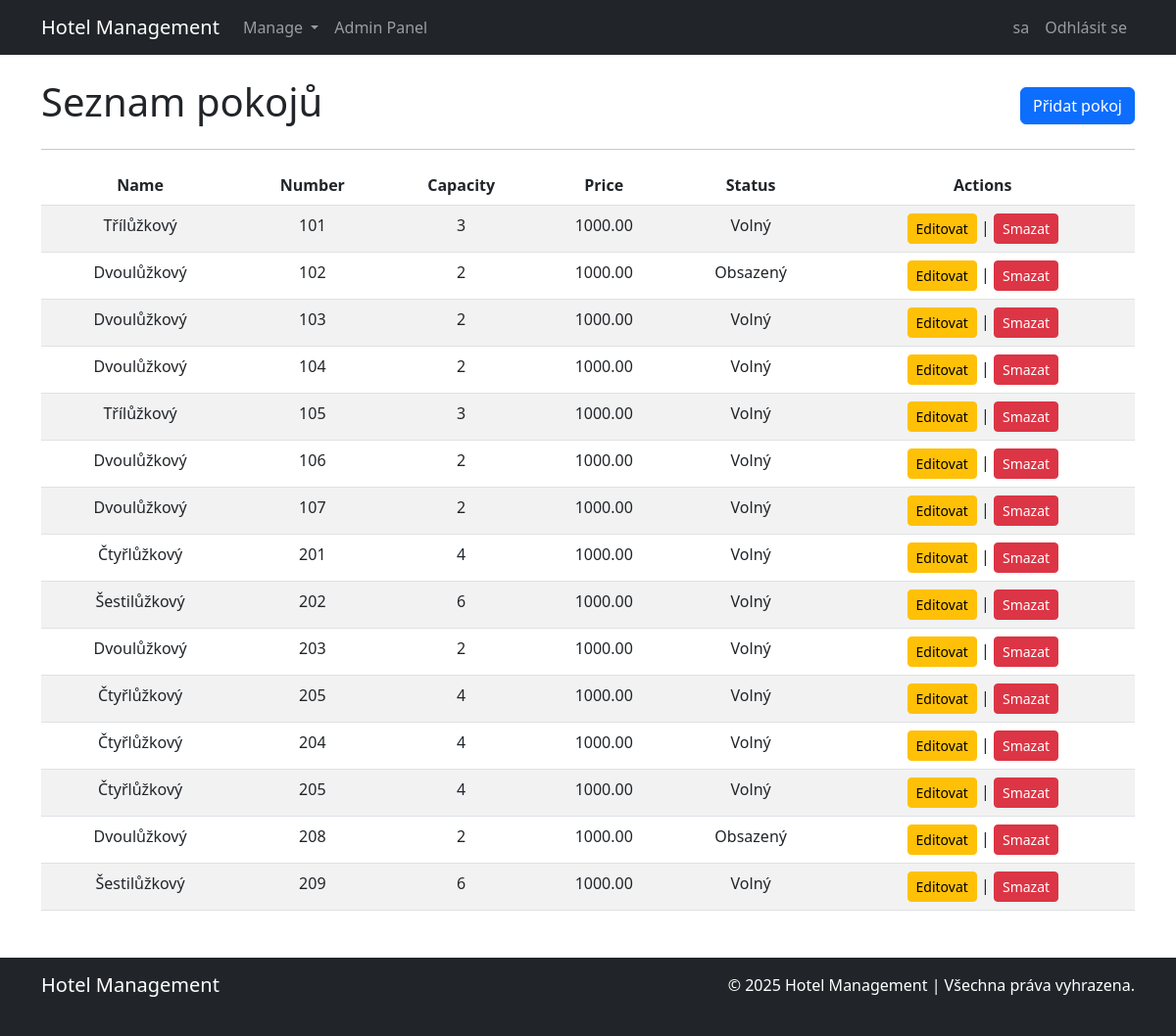
/room/management/ (signed in), run on an earlier commit of the app's database.
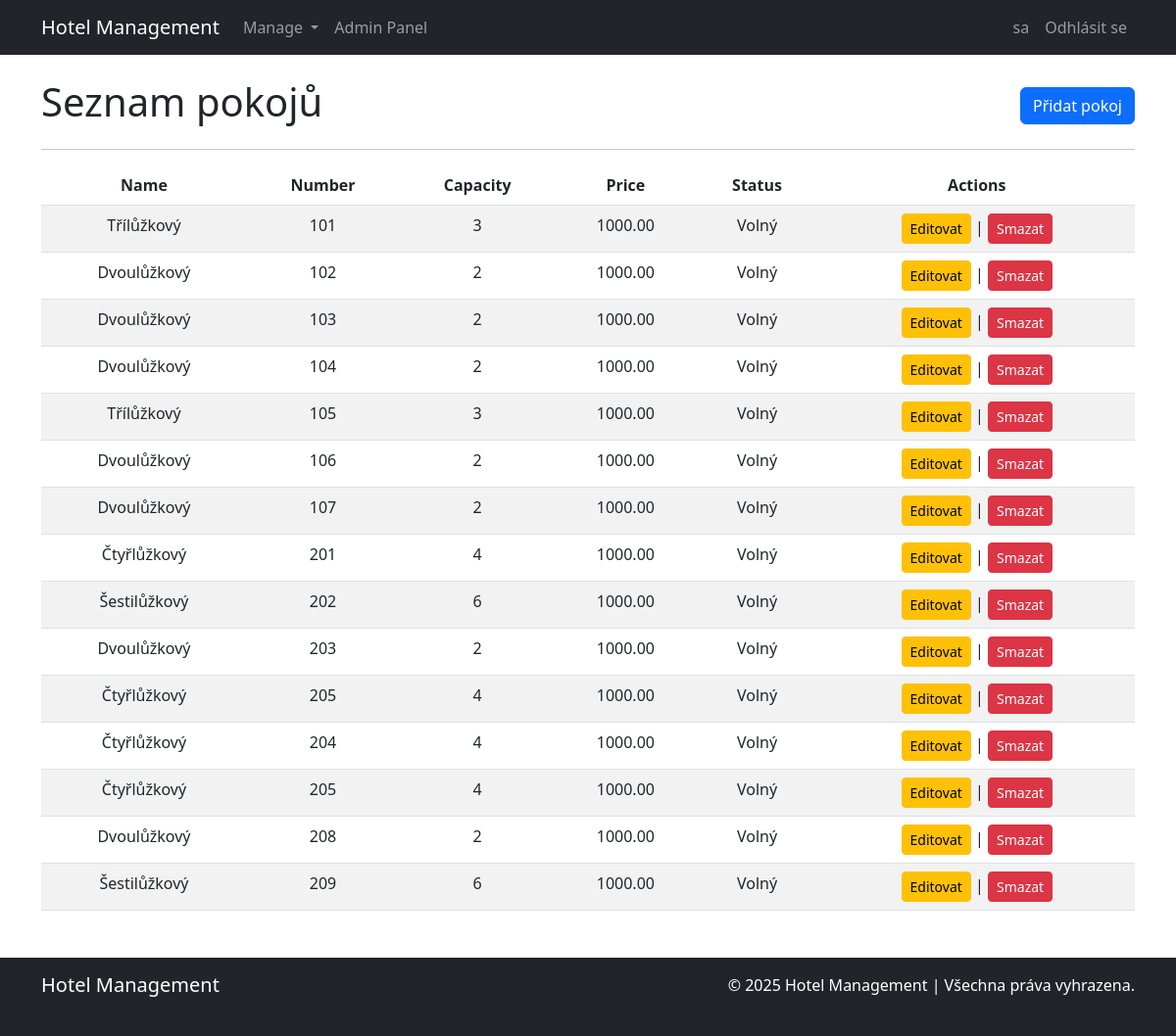
And on a later commit of the database.
### blog/models.py (models this page shows, shortened)
class Room(models.Model):
    room_id = models.AutoField(primary_key=True)
    room_type = models.ForeignKey(RoomType, on_delete=models.CASCADE)
    room_number = models.CharField(max_length=20, unique=True)
    is_occupied = models.BooleanField(default=False)

class RoomType(models.Model):
    room_type_id = models.AutoField(primary_key=True)
    name = models.CharField(max_length=100)
    bed_count = models.IntegerField()
    price_per_night = models.DecimalField(max_digits=10, decimal_places=2, default=1000)  # Přidáno pole pro cenu
    description = models.TextField(blank=True, null=True)  # Přidáno pole pro popis

### blog/views.py (the view)
# urls.py: path('room/management/', views.room_management, name='room_management'),
@login_required
def room_management(request):
    rooms = Room.objects.select_related('room_type').all()
    return render(request, 'management/room/room_management.html', {'rooms': rooms})

### blog/templates/management/room/room_management.html (shortened to what this page needs)
{% extends 'base.html' %}
{% block content %}
<div class="d-flex justify-content-between align-items-center mb-3">
    <h1>Seznam pokojů</h1>
    <a href="{% url 'room_create' %}" class="btn btn-primary">Přidat pokoj</a>
</div>
<hr>
<table class="table table-striped">
    <thead class="text-center">
        <tr>
            <th scope="col">Name</th>
            <th scope="col">Number</th>
            <th scope="col">Capacity</th>
            <th scope="col">Price</th>
            <th scope="col">Status</th>
            <th scope="col">Actions</th>
        </tr>
    </thead>
    <tbody>
        {% for room in rooms %}
            <tr class="text-center">
                <td>{{ room.room_type.name }}</td>
                <td>{{ room.room_number }}</td>
                <td>{{ room.room_type.bed_count }}</td>
                <td>{{ room.room_type.price_per_night }}</td>
                {% if room.is_occupied == True %}
                    <td class="free">Obsazený</td>
                {% else %}
                    <td class="occupied">Volný</td>
                {% endif %}
                <td>
                    <a href="{% url 'room_update' room.room_id %}" class="btn btn-warning btn-sm">Editovat</a> |
                    <a href="{% url 'room_delete' room.room_id %}" class="btn btn-danger btn-sm" data-bs-toggle="modal" data-bs-target="#deleteModal" data-room-id="{{ room.room_id }}">Smazat</a>
                </td>
            </tr>
        {% endfor %}
    </tbody>
</table>
{% endblock %}

What changed in the data, as far as the page shows it:
changed Room (number 2 of 15 on the later page): is_occupied "Obsazený" → "Volný"
changed Room (number 14 of 15 on the later page): is_occupied "Obsazený" → "Volný"
